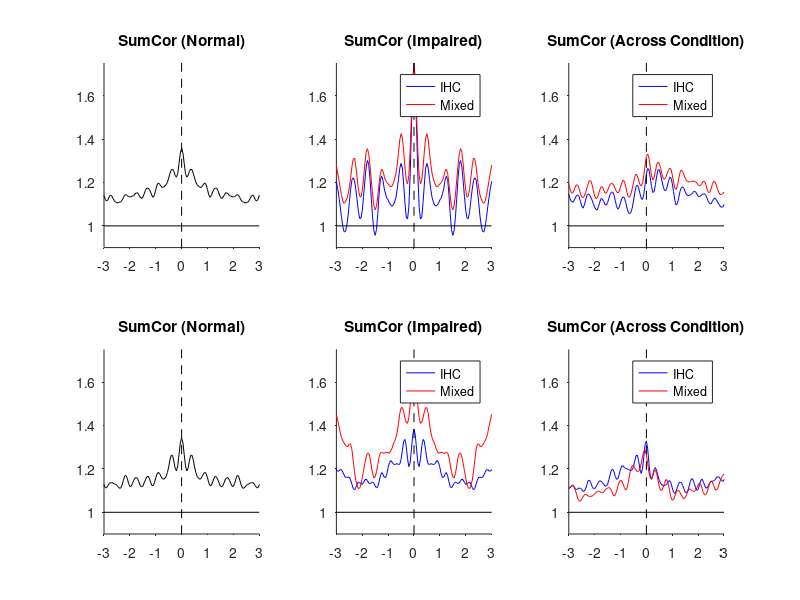

Here is the MATLAB script that generated this plot:
%%
XLIMIT_delay=3;
YLIMIT_SClow=0.9;

load ihc_test_pos20.mat
YLIMIT_SC=max([max(SACSCCfunctions.SUMCOR_A) max(SACSCCfunctions.SUMCOR_B) max(SACSCCfunctions.SUMCOR_AB)]);

subplot(2,3,1), plot(SACSCCfunctions.delays_usec/1000,SACSCCfunctions.SUMCOR_B,'k'); hold on
plot(XLIMIT_delay*[-1 1],ones(1,2),'-k');
plot(zeros(1,2),YLIMIT_SC*[0 1],'--k'); hold off
xlim(XLIMIT_delay*[-1 1]); ylim([YLIMIT_SClow YLIMIT_SC]);
set(gca, 'Box', 'off', 'TickDir', 'out');
title('SumCor (Normal)');

subplot(2,3,2), plot(SACSCCfunctions.delays_usec/1000,SACSCCfunctions.SUMCOR_A,'b'); hold on
set(gca, 'Box', 'off', 'TickDir', 'out');
title('SumCor (Impaired)');

subplot(2,3,3), plot(SACSCCfunctions.delays_usec/1000,SACSCCfunctions.SUMCOR_AB,'b'); hold on
set(gca, 'Box', 'off', 'TickDir', 'out');
title('SumCor (Across Condition)');

load mixed_test_pos20.mat

subplot(2,3,2), hold on;
plot(SACSCCfunctions.delays_usec/1000,SACSCCfunctions.SUMCOR_A,'r'); hold on
plot(XLIMIT_delay*[-1 1],ones(1,2),'-k');
plot(zeros(1,2),YLIMIT_SC*[0 1],'--k'); hold off
xlim(XLIMIT_delay*[-1 1]); ylim([YLIMIT_SClow YLIMIT_SC]);
set(gca, 'Box', 'off', 'TickDir', 'out');
title('SumCor (Impaired)');
legend('IHC','Mixed');
hold off;

subplot(2,3,3), hold on;
plot(SACSCCfunctions.delays_usec/1000,SACSCCfunctions.SUMCOR_AB,'r'); hold on
plot(XLIMIT_delay*[-1 1],ones(1,2),'-k');
plot(zeros(1,2),YLIMIT_SC*[0 1],'--k'); hold off
xlim(XLIMIT_delay*[-1 1]); ylim([YLIMIT_SClow YLIMIT_SC]);
set(gca, 'Box', 'off', 'TickDir', 'out');
title('SumCor (Across Condition)');
legend('IHC','Mixed');
hold off;


load ihc_test_neg20.mat

subplot(2,3,4), plot(SACSCCfunctions.delays_usec/1000,SACSCCfunctions.SUMCOR_B,'k'); hold on
plot(XLIMIT_delay*[-1 1],ones(1,2),'-k');
plot(zeros(1,2),YLIMIT_SC*[0 1],'--k'); hold off
xlim(XLIMIT_delay*[-1 1]); ylim([YLIMIT_SClow YLIMIT_SC]);
set(gca, 'Box', 'off', 'TickDir', 'out');
title('SumCor (Normal)');

subplot(2,3,5), plot(SACSCCfunctions.delays_usec/1000,SACSCCfunctions.SUMCOR_A,'b'); hold on
set(gca, 'Box', 'off', 'TickDir', 'out');
title('SumCor (Impaired)');

subplot(2,3,6), plot(SACSCCfunctions.delays_usec/1000,SACSCCfunctions.SUMCOR_AB,'b'); hold on
set(gca, 'Box', 'off', 'TickDir', 'out');
title('SumCor (Across Condition)');

load mixed_test_neg20.mat

subplot(2,3,5), hold on;
plot(SACSCCfunctions.delays_usec/1000,SACSCCfunctions.SUMCOR_A,'r'); hold on
plot(XLIMIT_delay*[-1 1],ones(1,2),'-k');
plot(zeros(1,2),YLIMIT_SC*[0 1],'--k'); hold off
xlim(XLIMIT_delay*[-1 1]); ylim([YLIMIT_SClow YLIMIT_SC]);
set(gca, 'Box', 'off', 'TickDir', 'out');
title('SumCor (Impaired)');
legend('IHC','Mixed');
hold off;

subplot(2,3,6), hold on;
plot(SACSCCfunctions.delays_usec/1000,SACSCCfunctions.SUMCOR_AB,'r'); hold on
plot(XLIMIT_delay*[-1 1],ones(1,2),'-k');
plot(zeros(1,2),YLIMIT_SC*[0 1],'--k'); hold off
xlim(XLIMIT_delay*[-1 1]); ylim([YLIMIT_SClow YLIMIT_SC]);
set(gca, 'Box', 'off', 'TickDir', 'out');
title('SumCor (Across Condition)');
legend('IHC','Mixed');
hold off;
